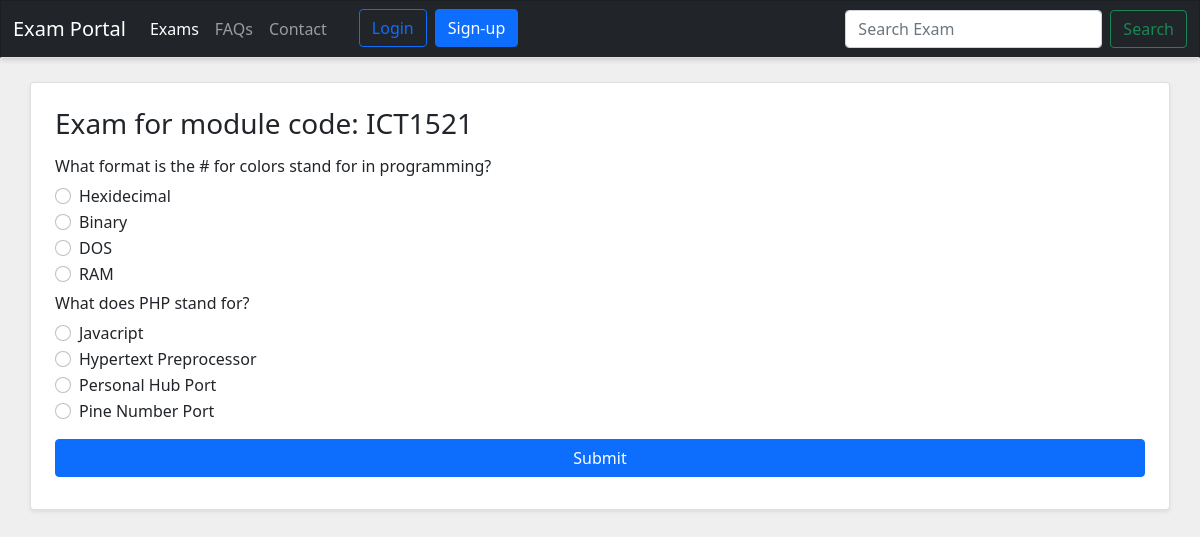
/start_exam.php?id=7, run on the app's committed database.
### tables this page shows
CREATE TABLE `examinations` (
  `id` int(11) NOT NULL,
  `module_code` varchar(8) DEFAULT NULL,
  `start_time` varchar(55) DEFAULT NULL,
  `completion_time` varchar(55) DEFAULT NULL,
  `exam_type` varchar(11) NOT NULL DEFAULT 'MCQ',
  `exam_date` varchar(55) DEFAULT NULL
);

CREATE TABLE `questions` (
  `id` int(11) NOT NULL,
  `examinations_id` int(11) DEFAULT NULL,
  `question` text NOT NULL,
  `option_1` text DEFAULT NULL,
  `option_2` text DEFAULT NULL,
  `option_3` text DEFAULT NULL,
  `option_4` text DEFAULT NULL,
  `answer` text DEFAULT NULL
);

### start_exam.php (the view, shortened to what this page needs)
<?php
require_once("config/db.php");
$query = "SELECT * FROM `questions` WHERE `examinations_id` =". $_REQUEST['id'];
$result_questions = mysqli_query($connection, $query);
$query_module = "SELECT module_code  FROM `examinations` WHERE `id` =". $_REQUEST['id'];
$result_module = mysqli_query($connection, $query_module);
if($result_module->num_rows < 0){
    $error = "Could Not fetch data.";
}else{
    $module_code = $result_module->fetch_row()[0];
}
?>
<?php require_once("header.php"); ?>
<section>
    <div class="container card rounded bg-white shadow-sm my-4 p-4">
        <h3>Exam for module code: <?php echo $module_code; ?></h3>
        <form action="" method="post">
            <?php
                if($result_questions->num_rows > 0){
                    $i = 1;
                    while($all_exam_questions = mysqli_fetch_array($result_questions)){
                ?>
            <div class="my-2">
                <h6><?php echo $all_exam_questions['question']; ?></h6>
                    <div class="form-check">
                        <input class="form-check-input" type="radio" name="question<?php echo $i; ?>" value="question<?php echo $i.'_option_1'; ?>" id="question<?php echo $i.'_option_1'; ?>">
                        <label class="form-check-label" for="question<?php echo $i.'_option_1'; ?>">
                            <?php echo $all_exam_questions['option_1']; ?>
                        </label>
                    </div>
                    <div class="form-check">
                        <input class="form-check-input" type="radio" name="question<?php echo $i; ?>" value="question<?php echo $i.'_option_2'; ?>" id="question<?php echo $i.'_option_2'; ?>">
                        <label class="form-check-label" for="question<?php echo $i.'_option_2'; ?>">
                            <?php echo $all_exam_questions['option_2']; ?>
                        </label>
                    </div>
                    <div class="form-check">
                        <input class="form-check-input" type="radio" name="question<?php echo $i; ?>" value="question<?php echo $i.'_option_3'; ?>" id="question<?php echo $i.'_option_3'; ?>">
                        <label class="form-check-label" for="question<?php echo $i.'_option_3'; ?>">
                            <?php echo $all_exam_questions['option_3']; ?>
                        </label>
                    </div>
                    <div class="form-check">
                        <input class="form-check-input" type="radio" name="question<?php echo $i; ?>" value="question<?php echo $i.'_option_4'; ?>" id="question<?php echo $i.'_option_4'; ?>">
                        <label class="form-check-label" for="question<?php echo $i.'_option_4'; ?>">
                            <?php echo $all_exam_questions['option_4']; ?>
                        </label>
                    </div>
            </div>
            <?php $i++; }} ?>
            <button class="btn btn-primary w-100 my-2" name="submit_exam" type="submit">Submit</button>
        </form>
    </div>
</section>

### resources/css/site.css (style rules this page uses)
body { background-color: #efefef !important; }

### data on the page
examinations: module_code "ICT1521"
questions: question "What format is the # for colors stand for in programming?", option_1 "Hexidecimal", option_2 "Binary", option_3 "DOS", option_4 "RAM"
questions: question "What does PHP stand for?", option_1 "Javacript", option_2 "Hypertext Preprocessor", option_3 "Personal Hub Port", option_4 "Pine Number Port"
